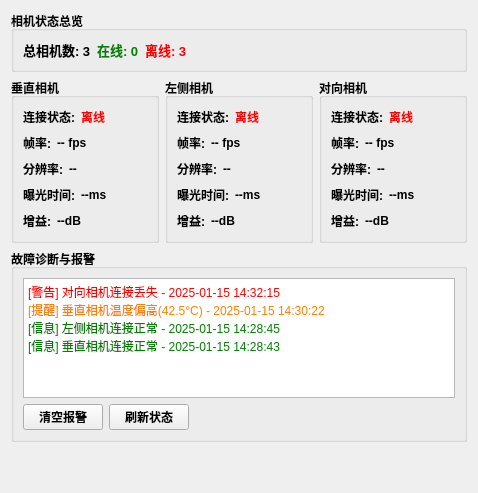
      <widget class="QWidget" name="tabCameraStatus">
       <attribute name="title">
        <string>相机状态监控</string>
       </attribute>
       <layout class="QVBoxLayout" name="verticalLayout_cameraStatus">
        <item>
         <widget class="QGroupBox" name="groupBoxCameraOverview">
          <property name="font">
           <font>
            <pointsize>9</pointsize>
            <bold>true</bold>
           </font>
          </property>
          <property name="title">
           <string>相机状态总览</string>
          </property>
          <layout class="QHBoxLayout" name="horizontalLayout_cameraOverview">
           <item>
            <widget class="QLabel" name="labelTotalCameras">
             <property name="font">
              <font>
               <pointsize>10</pointsize>
               <bold>true</bold>
              </font>
             </property>
             <property name="text">
              <string>总相机数: 3</string>
             </property>
            </widget>
           </item>
           <item>
            <widget class="QLabel" name="labelOnlineCameras">
             <property name="font">
              <font>
               <pointsize>10</pointsize>
               <bold>true</bold>
              </font>
             </property>
             <property name="styleSheet">
              <string>color: green;</string>
             </property>
             <property name="text">
              <string>在线: 0</string>
             </property>
            </widget>
           </item>
           <item>
            <widget class="QLabel" name="labelOfflineCameras">
             <property name="font">
              <font>
               <pointsize>10</pointsize>
               <bold>true</bold>
              </font>
             </property>
             <property name="styleSheet">
              <string>color: red;</string>
             </property>
             <property name="text">
              <string>离线: 3</string>
             </property>
            </widget>
           </item>
           <item>
            <spacer name="horizontalSpacer_cameraOverview">
             <property name="orientation">
              <enum>Qt::Orientation::Horizontal</enum>
             </property>
             <property name="sizeHint" stdset="0">
              <size>
               <width>40</width>
               <height>20</height>
              </size>
             </property>
            </spacer>
           </item>
          </layout>
         </widget>
        </item>
        <item>
         <layout class="QHBoxLayout" name="horizontalLayout_cameraDetails">
          <item>
           <widget class="QGroupBox" name="groupBoxVerticalCameraStatus">
            <property name="font">
             <font>
              <pointsize>9</pointsize>
              <bold>true</bold>
             </font>
            </property>
            <property name="title">
             <string>垂直相机</string>
            </property>
            <layout class="QVBoxLayout" name="verticalLayout_verticalCamera">
             <item>
              <layout class="QHBoxLayout" name="horizontalLayout_verticalStatus">
               <item>
                <widget class="QLabel" name="labelVerticalStatusTitle">
                 <property name="text">
                  <string>连接状态:</string>
                 </property>
                </widget>
               </item>
               <item>
                <widget class="QLabel" name="labelVerticalStatus">
                 <property name="font">
                  <font>
                   <pointsize>9</pointsize>
                   <bold>true</bold>
                  </font>
                 </property>
                 <property name="styleSheet">
                  <string notr="true">color: red;</string>
                 </property>
                 <property name="text">
                  <string>离线</string>
                 </property>
                </widget>
               </item>
               <item>
                <spacer name="horizontalSpacer_verticalStatus">
                 <property name="orientation">
                  <enum>Qt::Orientation::Horizontal</enum>
                 </property>
                 <property name="sizeHint" stdset="0">
                  <size>
                   <width>40</width>
                   <height>20</height>
                  </size>
                 </property>
                </spacer>
               </item>
              </layout>
             </item>
             <item>
              <layout class="QHBoxLayout" name="horizontalLayout_verticalFPS">
               <item>
                <widget class="QLabel" name="labelVerticalFPSTitle">
                 <property name="text">
                  <string>帧率:</string>
                 </property>
                </widget>
               </item>
               <item>
                <widget class="QLabel" name="labelVerticalFPS">
                 <property name="font">
                  <font>
                   <pointsize>9</pointsize>
                   <bold>true</bold>
                  </font>
                 </property>
                 <property name="text">
                  <string>-- fps</string>
                 </property>
                </widget>
               </item>
               <item>
                <spacer name="horizontalSpacer_verticalFPS">
                 <property name="orientation">
                  <enum>Qt::Orientation::Horizontal</enum>
                 </property>
                 <property name="sizeHint" stdset="0">
                  <size>
                   <width>40</width>
                   <height>20</height>
                  </size>
                 </property>
                </spacer>
               </item>
              </layout>
             </item>
             <item>
              <layout class="QHBoxLayout" name="horizontalLayout_verticalResolution">
               <item>
                <widget class="QLabel" name="labelVerticalResolutionTitle">
                 <property name="text">
                  <string>分辨率:</string>
                 </property>
                </widget>
               </item>
               <item>
                <widget class="QLabel" name="labelVerticalResolution">
                 <property name="font">
                  <font>
                   <pointsize>9</pointsize>
                   <bold>true</bold>
                  </font>
                 </property>
                 <property name="text">
                  <string>--</string>
                 </property>
                </widget>
               </item>
               <item>
                <spacer name="horizontalSpacer_verticalResolution">
                 <property name="orientation">
                  <enum>Qt::Orientation::Horizontal</enum>
                 </property>
                 <property name="sizeHint" stdset="0">
                  <size>
                   <width>40</width>
                   <height>20</height>
                  </size>
                 </property>
                </spacer>
               </item>
              </layout>
             </item>
             <item>
              <layout class="QHBoxLayout" name="horizontalLayout_verticalExposure">
               <item>
                <widget class="QLabel" name="labelVerticalExposureTitle">
                 <property name="text">
                  <string>曝光时间:</string>
                 </property>
                </widget>
               </item>
               <item>
                <widget class="QLabel" name="labelVerticalExposure">
                 <property name="font">
                  <font>
                   <pointsize>9</pointsize>
                   <bold>true</bold>
                  </font>
                 </property>
                 <property name="text">
                  <string>--ms</string>
                 </property>
                </widget>
               </item>
               <item>
                <spacer name="horizontalSpacer_verticalExposure">
                 <property name="orientation">
                  <enum>Qt::Orientation::Horizontal</enum>
                 </property>
                 <property name="sizeHint" stdset="0">
                  <size>
                   <width>40</width>
                   <height>20</height>
                  </size>
                 </property>
                </spacer>
               </item>
              </layout>
             </item>
             <item>
              <layout class="QHBoxLayout" name="horizontalLayout_verticalGain">
               <item>
                <widget class="QLabel" name="labelVerticalGainTitle">
                 <property name="text">
                  <string>增益:</string>
                 </property>
                </widget>
               </item>
               <item>
                <widget class="QLabel" name="labelVerticalGain">
                 <property name="font">
                  <font>
                   <pointsize>9</pointsize>
                   <bold>true</bold>
                  </font>
                 </property>
                 <property name="text">
                  <string>--dB</string>
                 </property>
                </widget>
               </item>
               <item>
                <spacer name="horizontalSpacer_verticalGain">
                 <property name="orientation">
                  <enum>Qt::Orientation::Horizontal</enum>
                 </property>
                 <property name="sizeHint" stdset="0">
                  <size>
                   <width>40</width>
                   <height>20</height>
                  </size>
                 </property>
                </spacer>
               </item>
              </layout>
             </item>
            </layout>
           </widget>
          </item>
          <item>
           <widget class="QGroupBox" name="groupBoxLeftCameraStatus">
            <property name="font">
             <font>
              <pointsize>9</pointsize>
              <bold>true</bold>
             </font>
            </property>
            <property name="title">
             <string>左侧相机</string>
            </property>
            <layout class="QVBoxLayout" name="verticalLayout_leftCamera">
             <item>
              <layout class="QHBoxLayout" name="horizontalLayout_leftStatus">
               <item>
                <widget class="QLabel" name="labelLeftStatusTitle">
                 <property name="text">
                  <string>连接状态:</string>
                 </property>
                </widget>
               </item>
               <item>
                <widget class="QLabel" name="labelLeftStatus">
                 <property name="font">
                  <font>
                   <pointsize>9</pointsize>
                   <bold>true</bold>
                  </font>
                 </property>
                 <property name="styleSheet">
                  <string notr="true">color: red;</string>
                 </property>
                 <property name="text">
                  <string>离线</string>
                 </property>
                </widget>
               </item>
               <item>
                <spacer name="horizontalSpacer_leftStatus">
                 <property name="orientation">
                  <enum>Qt::Orientation::Horizontal</enum>
                 </property>
                 <property name="sizeHint" stdset="0">
                  <size>
                   <width>40</width>
                   <height>20</height>
                  </size>
                 </property>
                </spacer>
               </item>
              </layout>
             </item>
             <item>
              <layout class="QHBoxLayout" name="horizontalLayout_leftFPS">
               <item>
                <widget class="QLabel" name="labelLeftFPSTitle">
                 <property name="text">
                  <string>帧率:</string>
                 </property>
                </widget>
               </item>
               <item>
                <widget class="QLabel" name="labelLeftFPS">
                 <property name="font">
                  <font>
                   <pointsize>9</pointsize>
                   <bold>true</bold>
                  </font>
                 </property>
                 <property name="text">
                  <string>-- fps</string>
                 </property>
                </widget>
               </item>
               <item>
                <spacer name="horizontalSpacer_leftFPS">
                 <property name="orientation">
                  <enum>Qt::Orientation::Horizontal</enum>
                 </property>
                 <property name="sizeHint" stdset="0">
                  <size>
                   <width>40</width>
                   <height>20</height>
                  </size>
                 </property>
                </spacer>
               </item>
              </layout>
             </item>
             <item>
              <layout class="QHBoxLayout" name="horizontalLayout_leftResolution">
               <item>
                <widget class="QLabel" name="labelLeftResolutionTitle">
                 <property name="text">
                  <string>分辨率:</string>
                 </property>
                </widget>
               </item>
               <item>
                <widget class="QLabel" name="labelLeftResolution">
                 <property name="font">
                  <font>
                   <pointsize>9</pointsize>
                   <bold>true</bold>
                  </font>
                 </property>
                 <property name="text">
                  <string>--</string>
                 </property>
                </widget>
               </item>
               <item>
                <spacer name="horizontalSpacer_leftResolution">
                 <property name="orientation">
                  <enum>Qt::Orientation::Horizontal</enum>
                 </property>
                 <property name="sizeHint" stdset="0">
                  <size>
                   <width>40</width>
                   <height>20</height>
                  </size>
                 </property>
                </spacer>
               </item>
              </layout>
             </item>
             <item>
              <layout class="QHBoxLayout" name="horizontalLayout_leftExposure">
               <item>
                <widget class="QLabel" name="labelLeftExposureTitle">
                 <property name="text">
                  <string>曝光时间:</string>
                 </property>
                </widget>
               </item>
               <item>
                <widget class="QLabel" name="labelLeftExposure">
                 <property name="font">
                  <font>
                   <pointsize>9</pointsize>
                   <bold>true</bold>
                  </font>
                 </property>
                 <property name="text">
                  <string>--ms</string>
                 </property>
                </widget>
               </item>
               <item>
                <spacer name="horizontalSpacer_leftExposure">
                 <property name="orientation">
                  <enum>Qt::Orientation::Horizontal</enum>
                 </property>
                 <property name="sizeHint" stdset="0">
                  <size>
                   <width>40</width>
                   <height>20</height>
                  </size>
                 </property>
                </spacer>
               </item>
              </layout>
             </item>
             <item>
              <layout class="QHBoxLayout" name="horizontalLayout_leftGain">
               <item>
                <widget class="QLabel" name="labelLeftGainTitle">
                 <property name="text">
                  <string>增益:</string>
                 </property>
                </widget>
               </item>
               <item>
                <widget class="QLabel" name="labelLeftGain">
                 <property name="font">
                  <font>
                   <pointsize>9</pointsize>
                   <bold>true</bold>
                  </font>
                 </property>
                 <property name="text">
                  <string>--dB</string>
                 </property>
                </widget>
               </item>
               <item>
                <spacer name="horizontalSpacer_leftGain">
                 <property name="orientation">
                  <enum>Qt::Orientation::Horizontal</enum>
                 </property>
                 <property name="sizeHint" stdset="0">
                  <size>
                   <width>40</width>
                   <height>20</height>
                  </size>
                 </property>
                </spacer>
               </item>
              </layout>
             </item>
            </layout>
           </widget>
          </item>
          <item>
           <widget class="QGroupBox" name="groupBoxFrontCameraStatus">
            <property name="font">
             <font>
              <pointsize>9</pointsize>
              <bold>true</bold>
             </font>
            </property>
            <property name="title">
             <string>对向相机</string>
            </property>
            <layout class="QVBoxLayout" name="verticalLayout_frontCamera">
             <item>
              <layout class="QHBoxLayout" name="horizontalLayout_frontStatus">
               <item>
                <widget class="QLabel" name="labelFrontStatusTitle">
                 <property name="text">
                  <string>连接状态:</string>
                 </property>
                </widget>
               </item>
               <item>
                <widget class="QLabel" name="labelFrontStatus">
                 <property name="font">
                  <font>
                   <pointsize>9</pointsize>
                   <bold>true</bold>
                  </font>
                 </property>
                 <property name="styleSheet">
                  <string>color: red;</string>
                 </property>
                 <property name="text">
                  <string>离线</string>
                 </property>
                </widget>
               </item>
               <item>
                <spacer name="horizontalSpacer_frontStatus">
                 <property name="orientation">
                  <enum>Qt::Orientation::Horizontal</enum>
                 </property>
                 <property name="sizeHint" stdset="0">
                  <size>
                   <width>40</width>
                   <height>20</height>
                  </size>
                 </property>
                </spacer>
               </item>
              </layout>
             </item>
             <item>
              <layout class="QHBoxLayout" name="horizontalLayout_frontFPS">
               <item>
                <widget class="QLabel" name="labelFrontFPSTitle">
                 <property name="text">
                  <string>帧率:</string>
                 </property>
                </widget>
               </item>
               <item>
                <widget class="QLabel" name="labelFrontFPS">
                 <property name="font">
                  <font>
                   <pointsize>9</pointsize>
                   <bold>true</bold>
                  </font>
                 </property>
                 <property name="styleSheet">
                  <string notr="true"/>
                 </property>
                 <property name="text">
                  <string>-- fps</string>
                 </property>
                </widget>
               </item>
               <item>
                <spacer name="horizontalSpacer_frontFPS">
                 <property name="orientation">
                  <enum>Qt::Orientation::Horizontal</enum>
                 </property>
                 <property name="sizeHint" stdset="0">
                  <size>
                   <width>40</width>
                   <height>20</height>
                  </size>
                 </property>
                </spacer>
               </item>
              </layout>
             </item>
             <item>
              <layout class="QHBoxLayout" name="horizontalLayout_frontResolution">
               <item>
                <widget class="QLabel" name="labelFrontResolutionTitle">
                 <property name="text">
                  <string>分辨率:</string>
                 </property>
                </widget>
               </item>
               <item>
                <widget class="QLabel" name="labelFrontResolution">
                 <property name="font">
                  <font>
                   <pointsize>9</pointsize>
                   <bold>true</bold>
                  </font>
                 </property>
                 <property name="styleSheet">
                  <string notr="true"/>
                 </property>
                 <property name="text">
                  <string>--</string>
                 </property>
                </widget>
               </item>
               <item>
                <spacer name="horizontalSpacer_frontResolution">
                 <property name="orientation">
                  <enum>Qt::Orientation::Horizontal</enum>
                 </property>
                 <property name="sizeHint" stdset="0">
                  <size>
                   <width>40</width>
                   <height>20</height>
                  </size>
                 </property>
                </spacer>
               </item>
              </layout>
             </item>
             <item>
              <layout class="QHBoxLayout" name="horizontalLayout_frontExposure">
               <item>
                <widget class="QLabel" name="labelFrontExposureTitle">
                 <property name="text">
                  <string>曝光时间:</string>
                 </property>
                </widget>
               </item>
               <item>
                <widget class="QLabel" name="labelFrontExposure">
                 <property name="font">
                  <font>
                   <pointsize>9</pointsize>
                   <bold>true</bold>
                  </font>
                 </property>
                 <property name="styleSheet">
                  <string notr="true"/>
                 </property>
                 <property name="text">
                  <string>--ms</string>
                 </property>
                </widget>
               </item>
               <item>
                <spacer name="horizontalSpacer_frontExposure">
                 <property name="orientation">
                  <enum>Qt::Orientation::Horizontal</enum>
                 </property>
                 <property name="sizeHint" stdset="0">
                  <size>
                   <width>40</width>
                   <height>20</height>
                  </size>
                 </property>
                </spacer>
               </item>
              </layout>
             </item>
             <item>
              <layout class="QHBoxLayout" name="horizontalLayout_frontGain">
               <item>
                <widget class="QLabel" name="labelFrontGainTitle">
                 <property name="text">
                  <string>增益:</string>
                 </property>
                </widget>
               </item>
               <item>
                <widget class="QLabel" name="labelFrontGain">
                 <property name="font">
                  <font>
                   <pointsize>9</pointsize>
                   <bold>true</bold>
                  </font>
                 </property>
                 <property name="styleSheet">
                  <string notr="true"/>
                 </property>
                 <property name="text">
                  <string>--dB</string>
                 </property>
                </widget>
               </item>
               <item>
                <spacer name="horizontalSpacer_frontGain">
                 <property name="orientation">
                  <enum>Qt::Orientation::Horizontal</enum>
                 </property>
                 <property name="sizeHint" stdset="0">
                  <size>
                   <width>40</width>
                   <height>20</height>
                  </size>
                 </property>
                </spacer>
               </item>
              </layout>
             </item>
            </layout>
           </widget>
          </item>
         </layout>
        </item>
        <item>
         <widget class="QGroupBox" name="groupBoxCameraAlerts">
          <property name="font">
           <font>
            <pointsize>9</pointsize>
            <bold>true</bold>
           </font>
          </property>
          <property name="title">
           <string>故障诊断与报警</string>
          </property>
          <layout class="QVBoxLayout" name="verticalLayout_cameraAlerts">
           <item>
            <widget class="QTextEdit" name="textEditAlerts">
             <property name="maximumSize">
              <size>
               <width>16777215</width>
               <height>120</height>
              </size>
             </property>
             <property name="font">
              <font>
               <pointsize>9</pointsize>
               <bold>false</bold>
              </font>
             </property>
             <property name="html">
              <string>&lt;!DOCTYPE HTML PUBLIC &quot;-//W3C//DTD HTML 4.0//EN&quot; &quot;http://www.w3.org/TR/REC-html40/strict.dtd&quot;&gt;
&lt;html&gt;&lt;head&gt;&lt;meta name=&quot;qrichtext&quot; content=&quot;1&quot; /&gt;&lt;meta charset=&quot;utf-8&quot; /&gt;&lt;style type=&quot;text/css&quot;&gt;
p, li { white-space: pre-wrap; }
hr { height: 1px; border-width: 0; }
li.unchecked::marker { content: &quot;\2610&quot;; }
li.checked::marker { content: &quot;\2612&quot;; }
&lt;/style&gt;&lt;/head&gt;&lt;body style=&quot; font-family:'Microsoft YaHei UI'; font-size:9pt; font-weight:400; font-style:normal;&quot;&gt;
&lt;p style=&quot; margin-top:0px; margin-bottom:0px; margin-left:0px; margin-right:0px; -qt-block-indent:0; text-indent:0px;&quot;&gt;&lt;span style=&quot; color:#ff0000;&quot;&gt;[警告] 对向相机连接丢失 - 2025-01-15 14:32:15&lt;/span&gt;&lt;/p&gt;
&lt;p style=&quot; margin-top:0px; margin-bottom:0px; margin-left:0px; margin-right:0px; -qt-block-indent:0; text-indent:0px;&quot;&gt;&lt;span style=&quot; color:#ff8000;&quot;&gt;[提醒] 垂直相机温度偏高(42.5°C) - 2025-01-15 14:30:22&lt;/span&gt;&lt;/p&gt;
&lt;p style=&quot; margin-top:0px; margin-bottom:0px; margin-left:0px; margin-right:0px; -qt-block-indent:0; text-indent:0px;&quot;&gt;&lt;span style=&quot; color:#008000;&quot;&gt;[信息] 左侧相机连接正常 - 2025-01-15 14:28:45&lt;/span&gt;&lt;/p&gt;
&lt;p style=&quot; margin-top:0px; margin-bottom:0px; margin-left:0px; margin-right:0px; -qt-block-indent:0; text-indent:0px;&quot;&gt;&lt;span style=&quot; color:#008000;&quot;&gt;[信息] 垂直相机连接正常 - 2025-01-15 14:28:43&lt;/span&gt;&lt;/p&gt;&lt;/body&gt;&lt;/html&gt;</string>
             </property>
            </widget>
           </item>
           <item>
            <layout class="QHBoxLayout" name="horizontalLayout_alertButtons">
             <item>
              <widget class="QPushButton" name="btnClearAlerts">
               <property name="font">
                <font>
                 <pointsize>9</pointsize>
                 <bold>true</bold>
                </font>
               </property>
               <property name="text">
                <string>清空报警</string>
               </property>
              </widget>
             </item>
             <item>
              <widget class="QPushButton" name="btnRefreshStatus">
               <property name="font">
                <font>
                 <pointsize>9</pointsize>
                 <bold>true</bold>
                </font>
               </property>
               <property name="text">
                <string>刷新状态</string>
               </property>
              </widget>
             </item>
             <item>
              <spacer name="horizontalSpacer_alertButtons">
               <property name="orientation">
                <enum>Qt::Orientation::Horizontal</enum>
               </property>
               <property name="sizeHint" stdset="0">
                <size>
                 <width>40</width>
                 <height>20</height>
                </size>
               </property>
              </spacer>
             </item>
            </layout>
           </item>
          </layout>
         </widget>
        </item>
        <item>
         <spacer name="verticalSpacer_cameraStatus">
          <property name="orientation">
           <enum>Qt::Orientation::Vertical</enum>
          </property>
          <property name="sizeHint" stdset="0">
           <size>
            <width>20</width>
            <height>40</height>
           </size>
          </property>
         </spacer>
        </item>
       </layout>
      </widget>
